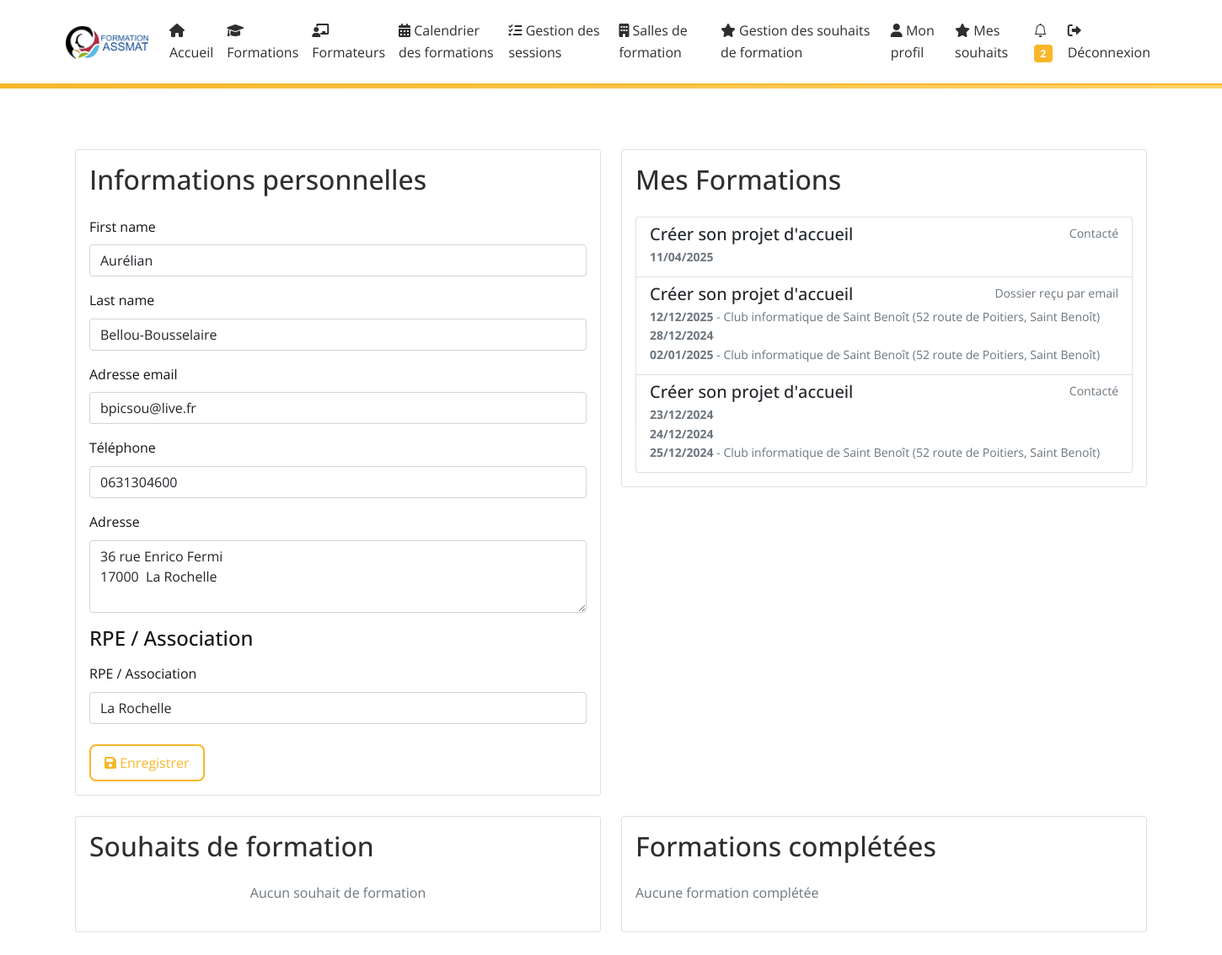
Before: /profile/ (signed in) with the older database file.
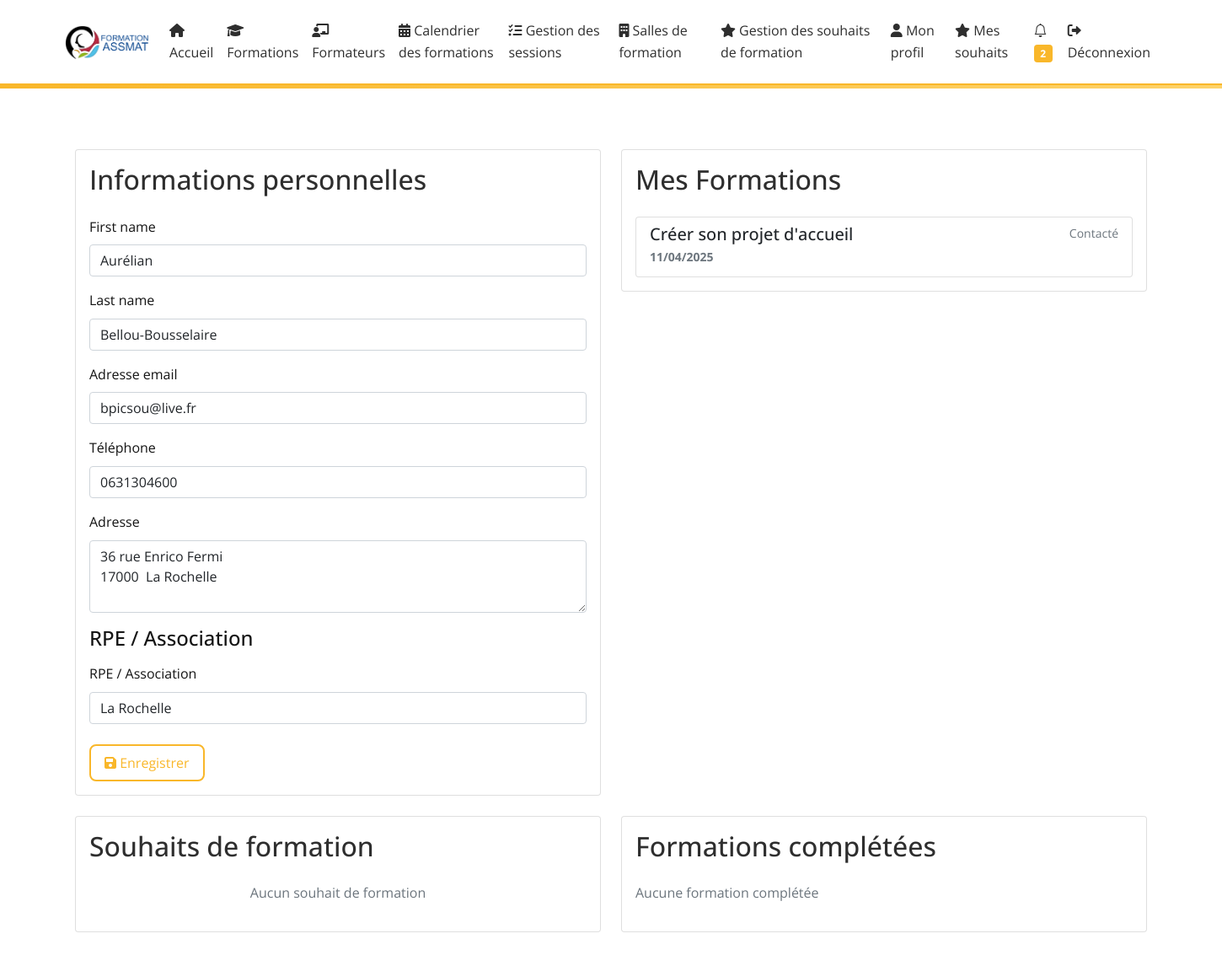
After: the same page with the newer database file.
### core/models.py (models this page shows, shortened)
class User(AbstractUser):
    email = models.EmailField(unique=True, verbose_name="Adresse email")
    is_trainer = models.BooleanField(default=False, verbose_name="Est formateur")
    phone = models.CharField(max_length=20, blank=True, null=True, verbose_name="Téléphone")
    address = models.TextField(blank=True, null=True, verbose_name="Adresse")
    city = models.CharField(max_length=100, blank=True, null=True, verbose_name="Ville")
    code_postal = models.CharField(max_length=10, blank=True, null=True, verbose_name="Code postal")
    latitude = models.FloatField(null=True, blank=True)
    longitude = models.FloatField(null=True, blank=True)
    rpe_association = models.CharField(
        max_length=255,
        blank=True,
        null=True,
        verbose_name="RPE ou Association"
    )
    rpe = models.ForeignKey('RPE', on_delete=models.SET_NULL, null=True, blank=True, verbose_name="RPE / Association")
    other_rpe = models.CharField(max_length=255, verbose_name="Autre RPE / Association", blank=True, null=True)
    USERNAME_FIELD = 'email'
    REQUIRED_FIELDS = ['username']

class Session(models.Model):
    STATUS_CHOICES = [
        ('NON_OUVERTE', 'Non ouverte'),
        ('DEMANDEE', 'Demandée'),
        ('OUVERTE', 'Ouverte'),
        ('COMPLETE', 'Complète'),
        ('PREPAREE', 'Préparée'),
        ('ENVOYEE_FORMATEUR', 'Envoyée formateur'),
        ('ATTENTE_RETOUR', 'En attente retour'),
        ('ATTENTE_TRAITEMENT_SYLVAN', 'En attente traitement Sylvan'),
        ('ATTENTE_TRAITEMENT_IPERIA', 'En attente traitement Ipéria'),
        ('ERREUR_SYLVAN', 'Erreur à traiter Sylvan'),
        ('ERREUR_IPERIA', 'Erreur à traiter Ipéria'),
        ('TERMINEE', 'Terminée'),
    ]
    formation = models.ForeignKey(
        Formation,
        on_delete=models.CASCADE,
        related_name='sessions'
    )
    trainers = models.ManyToManyField(
        Trainer,
        related_name='sessions',
        blank=True
    )
    status = models.CharField(
        max_length=50,
        choices=STATUS_CHOICES,
        default='NON_OUVERTE'
    )
    start_date = models.DateField(null=True, blank=True)
    end_date = models.DateField(null=True, blank=True)
    iperia_opening_date = models.DateField(null=True, blank=True)
    iperia_deadline = models.DateField(null=True, blank=True)
    created_at = models.DateTimeField(auto_now_add=True)
    updated_at = models.DateTimeField(auto_now=True)
    last_status_change = models.DateTimeField(default=timezone.now)

class Formation(models.Model):
    FORMATION_TYPES = [
        ('initial', 'Formation Initiale'),
        ('continue', 'Formation Continue'),
        ('specialisation', 'Formation Spécialisation'),
    ]
    name = models.CharField(max_length=255, verbose_name="Nom de la formation")
    code_iperia = models.CharField(max_length=50, unique=True, verbose_name="Code IPERIA")
    description = models.TextField(verbose_name="Description")
    duration = models.IntegerField(help_text="Durée en heures", validators=[MinValueValidator(1)], verbose_name="Durée")
    image = models.ImageField(upload_to='formations/images/', null=True, blank=True, verbose_name="Image")
    program_file = models.FileField(upload_to='programs/', null=True, blank=True, verbose_name="Programme détaillé")
    created_at = models.DateTimeField(auto_now_add=True, verbose_name="Date de création")
    updated_at = models.DateTimeField(auto_now=True, verbose_name="Date de mise à jour")
    type = models.CharField(max_length=20, choices=FORMATION_TYPES, default='initial', verbose_name="Type de formation")
    is_presentiel = models.BooleanField(default=True, verbose_name="Présentiel")
    is_distanciel = models.BooleanField(default=False, verbose_name="Distanciel")
    is_asynchrone = models.BooleanField(default=False, verbose_name="Asynchrone")
    is_active = models.BooleanField(default=True, verbose_name="Formation active")
    city = models.CharField(max_length=100, null=True, blank=True, verbose_name="Ville")
    code_postal = models.CharField(max_length=10, null=True, blank=True, verbose_name="Code postal")
    latitude = models.FloatField(null=True, blank=True)
    longitude = models.FloatField(null=True, blank=True)
    class Meta:
        verbose_name = "Formation"
        verbose_name_plural = "Formations"
        ordering = ['name']

class SessionParticipant(models.Model):
    STATUS_WISH = 'WISH'
    STATUS_CONTACTED = 'CONTACTED'
    STATUS_REMINDED = 'REMINDED'
    STATUS_FILE_RECEIVED_EMAIL = 'FILE_EMAIL'
    STATUS_FILE_RECEIVED_PAPER = 'FILE_PAPER'
    STATUS_ERROR = 'ERROR'
    STATUS_CHOICES = [
        (STATUS_WISH, 'Souhait'),
        (STATUS_CONTACTED, 'Contacté'),
        (STATUS_REMINDED, 'Relancé'),
        (STATUS_FILE_RECEIVED_EMAIL, 'Dossier reçu par email'),
        (STATUS_FILE_RECEIVED_PAPER, 'Dossier reçu papier'),
        (STATUS_ERROR, 'Erreur'),
    ]
    session = models.ForeignKey(Session, on_delete=models.CASCADE, related_name='session_participants')
    user = models.ForeignKey(User, on_delete=models.CASCADE, related_name='session_participations')
    status = models.CharField(max_length=20, choices=STATUS_CHOICES, default=STATUS_WISH)
    created_at = models.DateTimeField(auto_now_add=True)
    updated_at = models.DateTimeField(auto_now=True)
    class Meta:
        verbose_name = "Participant"
        verbose_name_plural = "Participants"
        ordering = ['created_at']
        unique_together = ['session', 'user']

class SessionDate(models.Model):
    session = models.ForeignKey(
        Session,
        on_delete=models.CASCADE,
        related_name='dates'
    )
    date = models.DateField()
    location = models.ForeignKey(
        TrainingRoom,
        on_delete=models.SET_NULL,
        null=True,
        blank=True,
        related_name='session_dates'
    )
    created_at = models.DateTimeField(auto_now_add=True, null=True, blank=True)

class TrainingRoom(models.Model):
    name = models.CharField(max_length=255, verbose_name="Nom")
    address = models.CharField(max_length=255, verbose_name="Adresse")
    capacity = models.IntegerField(validators=[MinValueValidator(1)], verbose_name="Capacité")
    equipment = models.TextField(blank=True, verbose_name="Équipement")
    latitude = models.FloatField(null=True, blank=True)
    longitude = models.FloatField(null=True, blank=True)
    created_at = models.DateTimeField(auto_now_add=True, verbose_name="Date de création")
    updated_at = models.DateTimeField(auto_now=True, verbose_name="Date de mise à jour")

### core/views.py (the view)
# urls.py: path('profile/', views.profile, name='profile'),
@login_required
def profile(request):
    if request.method == 'POST':
        form = UserProfileForm(request.POST, instance=request.user)
        if form.is_valid():
            user = form.save(commit=False)
            if not form.cleaned_data['rpe'] and form.cleaned_data['other_rpe']:
                user.other_rpe = form.cleaned_data['other_rpe']
            else:
                user.other_rpe = ''
            user.save()
            messages.success(request, 'Profil mis à jour avec succès.')
            return redirect('core:profile')
    else:
        form = UserProfileForm(instance=request.user)
    upcoming_sessions = Session.objects.filter(
        session_participants__user=request.user,
        session_participants__status__in=['CONTACTED', 'FILE_EMAIL', 'FILE_PAPER']
    ).select_related('formation').prefetch_related('dates', 'dates__location', 'session_participants').distinct()
    training_wishes_with_session = TrainingWish.objects.filter(
        user=request.user,
        session__isnull=False
    ).select_related('formation', 'session').order_by('-created_at')
    training_wishes_without_session = TrainingWish.objects.filter(
        user=request.user,
        session__isnull=True
    ).select_related('formation').order_by('-created_at')
    completed_trainings = CompletedTraining.objects.filter(
        user=request.user
    ).select_related('formation').order_by('-completion_date')
    context = {
        'form': form,
        'upcoming_sessions': upcoming_sessions,
        'training_wishes_with_session': training_wishes_with_session,
        'training_wishes_without_session': training_wishes_without_session,
        'completed_trainings': completed_trainings,
    }
    return render(request, 'core/profile.html', context)

### core/forms.py
class UserProfileForm(forms.ModelForm):
    rpe = forms.ModelChoiceField(
        queryset=RPE.objects.all().order_by('name'),
        required=False,
        label="RPE / Association",
        empty_label="Sélectionnez votre RPE / Association"
    )
    other_rpe = forms.CharField(
        required=False,
        label="Autre RPE / Association",
        widget=forms.TextInput(attrs={'class': 'form-control'})
    )
    class Meta:
        model = User
        fields = ['first_name', 'last_name', 'email', 'phone', 'address', 'rpe', 'other_rpe']
        widgets = {
            'first_name': forms.TextInput(attrs={'class': 'form-control'}),
            'last_name': forms.TextInput(attrs={'class': 'form-control'}),
            'email': forms.EmailInput(attrs={'class': 'form-control'}),
            'phone': forms.TextInput(attrs={'class': 'form-control'}),
            'address': forms.Textarea(attrs={'class': 'form-control', 'rows': 3}),
        }

### core/context_processors.py (called while the page is built)
def unread_notifications(request):
    if request.user.is_authenticated:
        return {
            'unread_notifications_count': request.user.notifications.filter(is_read=False).count()
        }
    return {}

### core/templates/core/profile.html (shortened to what the changed rows need)
{% extends 'core/base.html' %}
{% load widget_tweaks %}
{% block content %}
<div class="container py-5">
    <div class="row">
        <div class="col-md-6 mb-4">
            <div class="card">
                <div class="card-body">
                    <h2 class="card-title mb-4">Informations personnelles</h2>
                    <form method="post">
                        {% for field in form %}
                            {% if field.name != 'rpe' and field.name != 'other_rpe' %}
                            <div class="mb-3">
                                <label for="{{ field.id_for_label }}" class="form-label">{{ field.label }}</label>
                                {{ field }}
                            </div>
                            {% endif %}
                        {% endfor %}
                        <div class="mb-4">
                            <div class="mb-3">
                                <label for="{{ form.rpe.id_for_label }}" class="form-label">{{ form.rpe.label }}</label>
                                {{ form.rpe|add_class:"form-control"|attr:"onchange:toggleOtherRPE(this)" }}
                            </div>
                        </div>
                    </form>
                </div>
            </div>
        </div>
        <div class="col-md-6 mb-4">
            <div class="card">
                <div class="card-body">
                    <h2 class="card-title mb-4">Mes Formations</h2>
                    {% if upcoming_sessions %}
                        <div class="list-group">
                            {% for session in upcoming_sessions %}
                                <div class="list-group-item list-group-item-action">
                                    <div class="d-flex w-100 justify-content-between">
                                        <h5 class="mb-1">{{ session.formation.name }}</h5>
                                        <small class="text-muted">
                                            {% for participant in session.session_participants.all %}
                                                {% if participant.user == user %}
                                                    {{ participant.get_status_display }}
                                                {% endif %}
                                            {% endfor %}
                                        </small>
                                    </div>
                                    <p class="mb-1 text-muted small">
                                        {% for date in session.dates.all %}
                                            <strong>{{ date.date|date:"d/m/Y" }}</strong>
                                            {% if date.location %}
                                                - {{ date.location.name }} ({{ date.location.address }})
                                            {% endif %}
                                            {% if not forloop.last %}<br>{% endif %}
                                        {% endfor %}
                                    </p>
                                </div>
                            {% endfor %}
                        </div>
                    {% else %}
                        <div class="alert alert-info text-center">
                            <p>Vous n'êtes inscrit à aucune formation pour le moment.</p>
                            <p>Consultez les formations disponibles et inscrivez-vous !</p>
                        </div>
                    {% endif %}
                </div>
            </div>
        </div>
        <div class="col-md-6 mb-4">
            <div class="card">
                <div class="card-body">
                    <h2 class="card-title mb-4">Souhaits de formation</h2>
                </div>
            </div>
        </div>
        <div class="col-md-6 mb-4">
            <div class="card">
                <div class="card-body">
                    <h2 class="card-title mb-4">Formations complétées</h2>
                </div>
            </div>
        </div>
    </div>
</div>
{% endblock %}

Changed rows visible on the page:
removed Session: formation.name "Créer son projet d'accueil"
removed SessionParticipant: status "Dossier reçu par email", shown under "Créer son projet d'accueil"
removed SessionDate: date "12/12/2025", location.name "Club informatique de Saint Benoît", location.address "52 route de Poitiers, Saint Benoît", shown under "Créer son projet d'accueil"
removed SessionDate: date "28/12/2024", shown under "Créer son projet d'accueil"
removed SessionDate: date "02/01/2025", location.name "Club informatique de Saint Benoît", location.address "52 route de Poitiers, Saint Benoît", shown under "Créer son projet d'accueil"
removed Session: formation.name "Créer son projet d'accueil"
removed SessionParticipant: status "Contacté", shown under "Créer son projet d'accueil"
removed SessionDate: date "23/12/2024", shown under "Créer son projet d'accueil"
removed SessionDate: date "24/12/2024", shown under "Créer son projet d'accueil"
removed SessionDate: date "25/12/2024", location.name "Club informatique de Saint Benoît", location.address "52 route de Poitiers, Saint Benoît", shown under "Créer son projet d'accueil"
